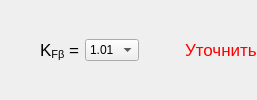
           <widget class="QFrame" name="frame_93">
            <property name="frameShape">
             <enum>QFrame::NoFrame</enum>
            </property>
            <property name="frameShadow">
             <enum>QFrame::Raised</enum>
            </property>
            <layout class="QGridLayout" name="gridLayout_174">
             <property name="margin">
              <number>0</number>
             </property>
             <item row="0" column="0">
              <widget class="QLabel" name="label_623">
               <property name="text">
                <string>&lt;!DOCTYPE HTML PUBLIC &quot;-//W3C//DTD HTML 4.0//EN&quot; &quot;http://www.w3.org/TR/REC-html40/strict.dtd&quot;&gt;
&lt;html&gt;&lt;head&gt;&lt;meta name=&quot;qrichtext&quot; content=&quot;1&quot; /&gt;&lt;style type=&quot;text/css&quot;&gt;
p, li { white-space: pre-wrap; }
&lt;/style&gt;&lt;/head&gt;&lt;body style=&quot; font-family:'Lucida Grande'; font-size:13pt; font-weight:400; font-style:normal;&quot;&gt;
&lt;p style=&quot; margin-top:0px; margin-bottom:0px; margin-left:0px; margin-right:0px; -qt-block-indent:0; text-indent:0px;&quot;&gt;K&lt;span style=&quot; vertical-align:sub;&quot;&gt;Fβ&lt;/span&gt; =&lt;/p&gt;&lt;/body&gt;&lt;/html&gt;</string>
               </property>
               <property name="indent">
                <number>40</number>
               </property>
              </widget>
             </item>
             <item row="0" column="2">
              <spacer name="horizontalSpacer_182">
               <property name="orientation">
                <enum>Qt::Horizontal</enum>
               </property>
               <property name="sizeHint" stdset="0">
                <size>
                 <width>40</width>
                 <height>20</height>
                </size>
               </property>
              </spacer>
             </item>
             <item row="0" column="1">
              <widget class="QComboBox" name="comboBox_KFBeta_2">
               <item>
                <property name="text">
                 <string>1.01</string>
                </property>
               </item>
               <item>
                <property name="text">
                 <string>1.03</string>
                </property>
               </item>
               <item>
                <property name="text">
                 <string>1.05</string>
                </property>
               </item>
               <item>
                <property name="text">
                 <string>1.07</string>
                </property>
               </item>
               <item>
                <property name="text">
                 <string>1.0</string>
                </property>
               </item>
               <item>
                <property name="text">
                 <string>1.14</string>
                </property>
               </item>
               <item>
                <property name="text">
                 <string>1.17</string>
                </property>
               </item>
               <item>
                <property name="text">
                 <string>1.42</string>
                </property>
               </item>
              </widget>
             </item>
             <item row="0" column="3">
              <widget class="QLabel" name="label_checkKFBeta_2">
               <property name="text">
                <string>&lt;!DOCTYPE HTML PUBLIC &quot;-//W3C//DTD HTML 4.0//EN&quot; &quot;http://www.w3.org/TR/REC-html40/strict.dtd&quot;&gt;
&lt;html&gt;&lt;head&gt;&lt;meta name=&quot;qrichtext&quot; content=&quot;1&quot; /&gt;&lt;style type=&quot;text/css&quot;&gt;
p, li { white-space: pre-wrap; }
&lt;/style&gt;&lt;/head&gt;&lt;body style=&quot; font-family:'Lucida Grande'; font-size:13pt; font-weight:400; font-style:normal;&quot;&gt;
&lt;p style=&quot; margin-top:0px; margin-bottom:0px; margin-left:0px; margin-right:0px; -qt-block-indent:0; text-indent:0px;&quot;&gt;&lt;span style=&quot; color:#ff0000;&quot;&gt;Уточнить&lt;/span&gt;&lt;/p&gt;&lt;/body&gt;&lt;/html&gt;</string>
               </property>
              </widget>
             </item>
            </layout>
           </widget>
